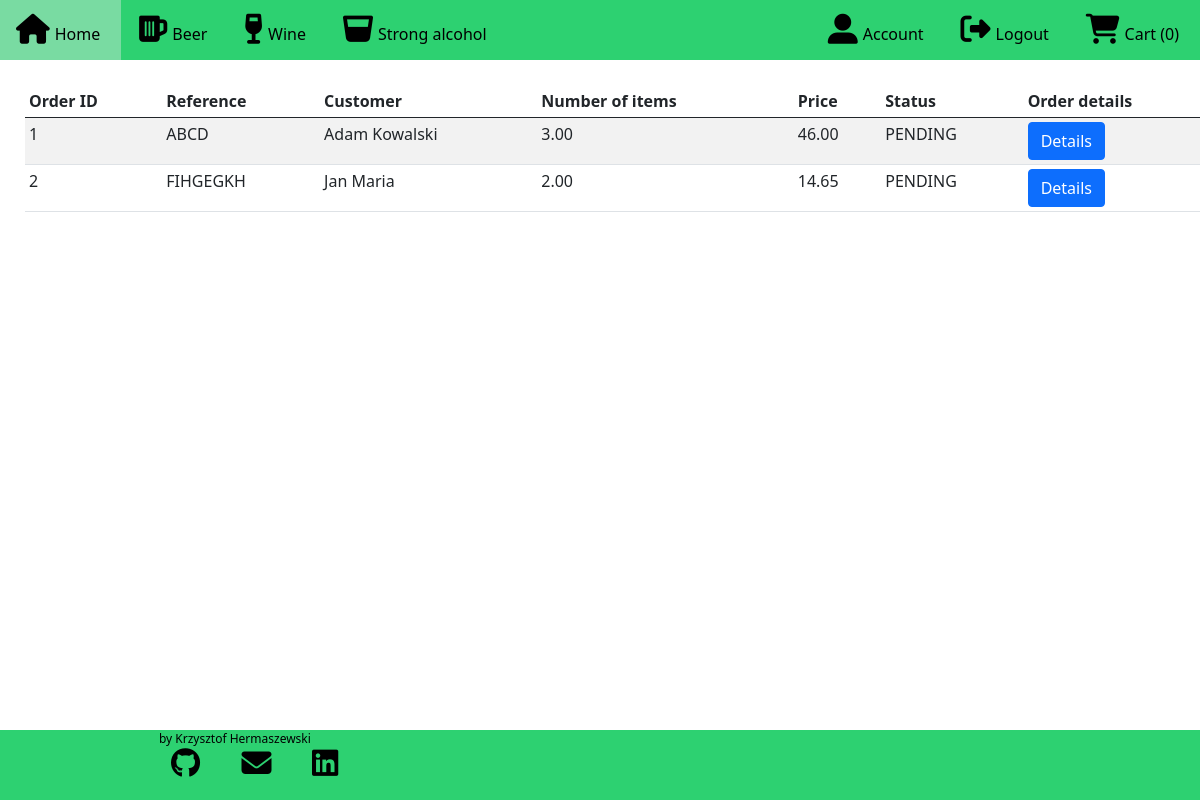
Page /admin/orders (signed in) on the earlier database version.
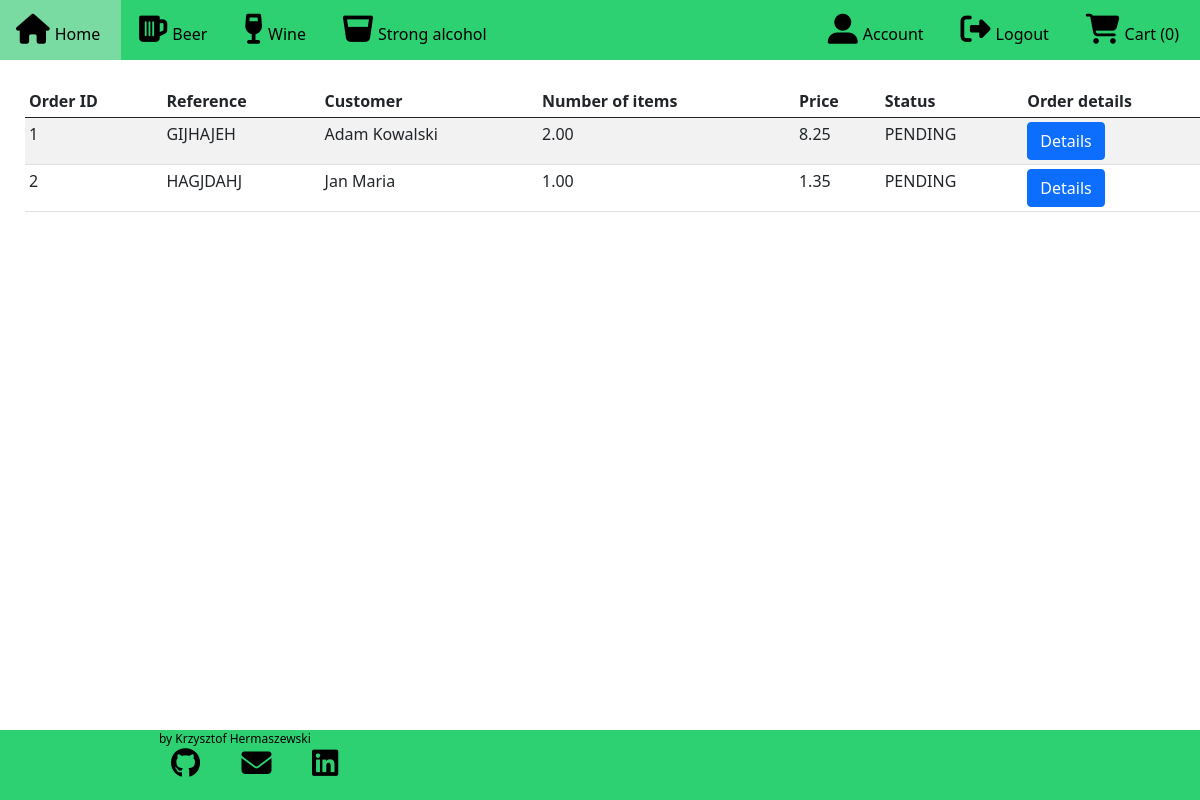
Same page on the later database version.
### alco_taxi/models.py (models this page shows)
class Order(db.Model):
    id = db.Column(db.Integer, primary_key=True)
    order_time = db.Column(db.DateTime, nullable=False, default= datetime.datetime.now())
    reference = db.Column(db.String(10))
    first_name = db.Column(db.String(25))
    surname = db.Column(db.String(25))
    email = db.Column(db.String(100))
    phone_number = db.Column(db.Integer)
    street = db.Column(db.String(50))
    house_number = db.Column(db.String(10))
    city = db.Column(db.String(50))
    area_code = db.Column(db.String(10))
    status = db.Column(db.String(10))
    items = db.relationship('Order_Item', backref='order', lazy=True)
    def order_total(self):
        return db.session.query(db.func.sum(Order_Item.quantity * Product.price)).join(Product).filter(Order_Item.order_id == self.id).scalar()
    def order_quantity(self):
        return db.session.query(db.func.sum(Order_Item.quantity)).join(Product).filter(Order_Item.order_id == self.id).scalar()

### alco_taxi/routes.py (the view)
@app.route('/admin/orders')
def admin_orders_list():
    if current_user.is_authenticated and current_user.username == 'admin':
       orders = Order.query.all()
       return render_template("admin_orders.html", orders=orders)
    else:
        flash(f"You don't have access to this section",'danger')
        return render_template("home.html")

### alco_taxi/models.py (called while the page is built)
@login_manager.user_loader
def load_user(user_id):
    return User.query.get(int(user_id))

### alco_taxi/routes.py (called while the page is built)
@app.context_processor
def context_processor():
    products = Product.query.all()
    return dict(products=products)

### alco_taxi/templates/admin_orders.html (shortened to what this page needs)
{% extends "base.html" %}
{% block content %}
<div class="conteiner">
    <table class="table table-striped table-sm">
    <thead>
        <th>Order ID</th>
        <th>Reference</th>
        <th>Customer </th>
        <th>Number of items</th>
        <th>Price</th>
        <th>Status</th>
        <th>Order details</th>
    </thead>
    <tbody>
        {% for order in orders %}
        <tr>
            <td>{{ order.id }}</td>
            <td>{{ order.reference }}</td>
            <td>{{ order.first_name + ' ' + order.surname }}</td>
            <td>{{ "%.2f"|format(order.order_quantity()) }}</td>
            <td>{{ "%.2f"|format(order.order_total()) }}</td>
            <td>{{ order.status }}</td>
            <td><a href="{{url_for('admin_orders', order_id=order.id)}}" class="btn btn-primary">Details</a></td>
        </tr>
        {% endfor %}
    </tbody>
    </table>
</div>
{% endblock content %}

### alco_taxi/templates/base.html (shortened to what this page needs)
<!DOCTYPE html>
<html>
<head>
    <link href="https://cdn.jsdelivr.net/npm/bootstrap@5.0.1/dist/css/bootstrap.min.css" rel="stylesheet">
    <link rel="stylesheet" href="{{ url_for('static', filename='style.css') }}">
</head>
<body>
    <ul>
        <li><a href="{{ url_for('home') }}"><i class="fas fa-home"></i><span>Home</span></a></li>
        <li><a href="{{ url_for('beer') }}"><i class="fas fa-beer"></i><span>Beer</span></a></li>
        <li><a href="{{ url_for('wine') }}"><i class="fas fa-wine-glass"></i><span>Wine</span></a></li>
        <li><a href="{{ url_for('strong') }}"><i class="fas fa-glass-whiskey"></i><span>Strong alcohol</span></a></li>
        <li style="float:right"><a href="{{ url_for('cart') }}"><i class="fas fa-shopping-cart"></i><span>Cart ({{ session['cart']|length }})</span></a></li>
        {% if current_user.is_authenticated %}
        <li style="float:right"><a href="{{ url_for('logout') }}"><i class="fas fa-sign-out-alt"></i><span>Logout</span></a></li>
        <li style="float:right"><a href="{{ url_for('account') }}"><i class="fas fa-user-alt"></i><span>Account</span></a></li>
        {% else %}
        <li style="float:right"><a href="{{ url_for('login') }}"><i class="fas fa-user-circle"></i></i><span>Login</span></a></li>
        <li style="float:right"><a href="{{ url_for('register') }}"><i class="fas fa-edit"></i><span>Register</span></a></li>
        {% endif %}
      </ul>
    {% block content %}
    {% endblock %}
    {% block footer %}
    <div class="footer">
      <div class="f1">by Krzysztof Hermaszewski
        <div class="row">
          <div class="column">
            <a href="https://github.com/Kristof-nl">
              <i class="fab fa-github"></i>
            </a>
          </div>
          <div class="column">
            <a href = "mailto: hermaszewski.krzysztof@gmail.com">
              <i class="fas fa-envelope"></i>
            </a>
          </div>
          <div class="column">
            <a href="https://www.linkedin.com/in/krzysztof-hermaszewski-a6580b210/">
            <i class="fab fa-linkedin"></i>
            </a>
          </div>
        </div>
      </div>
    </div>
    {% endblock %}
</body>
</html>

### alco_taxi/static/style.css (style rules this page uses)
ul { list-style-type: none; margin: 0; padding: 0; overflow: hidden; background-color: rgb(45, 209, 113); }
li { float: left; }
li a { display: block; color: rgb(0, 0, 0); text-align: center; padding: 14px 16px; text-decoration: none; }
.footer { position:fixed; left: 0; bottom: 0; width: 100%; height: 70px; background-color: rgb(45, 209, 113) ; color: black; text-align: center; }
.f1, .f2, .f3 { -moz-box-sizing: border-box; box-sizing: border-box; display: inline-block; text-align: right; font-size: 12px; padding: 0 6%; min-width: 300px; width: 33%; }
.f1 { text-align: left; margin-bottom: 5px; }
.column { float: left; width: 33.33%; }
.row { margin-top: 5px; }
.fab { color: black; text-align:center; font-size: 30px; }
.fas { color: black; text-align:center; font-size: 30px; }
span { margin: 5px; }
table { margin: 25px; }
body { overflow-x: hidden; }
.footer { padding: 0 8%; font-size: x-small; color: black }
.footer a { color: rgb(252, 103, 49) }
.footer .row { margin: 0 }

Differences in the rows shown:
changed Order "Adam Kowalski": reference "ABCD" → "GIJHAJEH"; order_quantity "3.00" → "2.00"; order_total "46.00" → "8.25"
changed Order "Jan Maria": reference "FIHGEGKH" → "HAGJDAHJ"; order_quantity "2.00" → "1.00"; order_total "14.65" → "1.35"
